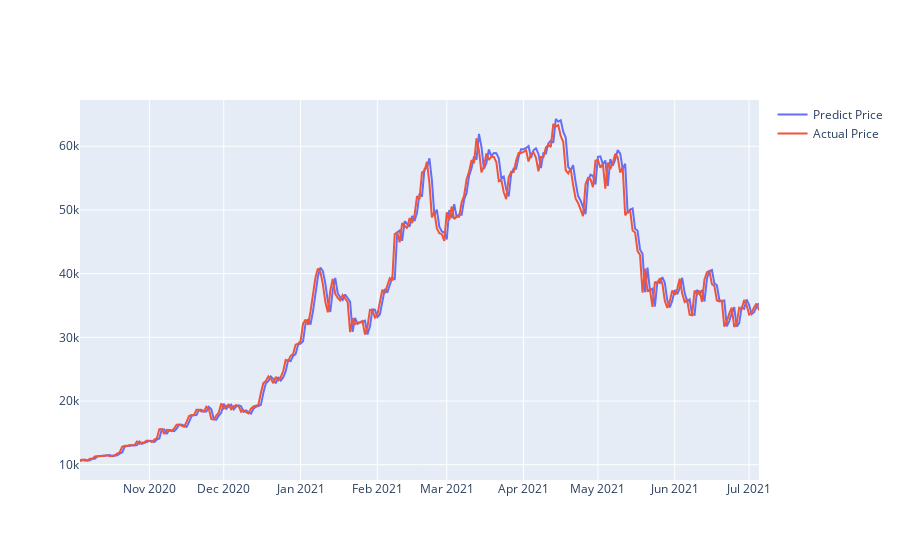

The notebook cell this image was saved under:
### Code cell
actual_chart = go.Scatter(x=predictDates, y=testY_reshape, name= 'Actual Price')
predict_chart = go.Scatter(x=predictDates, y=yhat_reshape, name= 'Predict Price')
py.iplot([predict_chart, actual_chart])
# pyplot.show()

### Figure 1 — Plotly figure (JSON) as saved in the notebook; plotly's stock layout.template omitted (floating-point values rounded to 4 significant figures; data arrays with more than 128 entries replaced by an {"elided": "..."} marker saying what was removed)
{"data": [{"y": {"elided": "275 float values"}, "x": {"elided": "275 str values"}, "type": "scatter", "name": "Predict Price"}, {"y": {"elided": "275 float values"}, "x": {"elided": "275 str values"}, "type": "scatter", "name": "Actual Price"}], "layout": {}}
